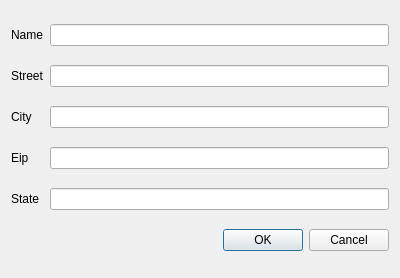
<?xml version="1.0" encoding="UTF-8"?>
<ui version="4.0">
 <class>editbox</class>
 <widget class="QDialog" name="editbox">
  <property name="geometry">
   <rect>
    <x>0</x>
    <y>0</y>
    <width>400</width>
    <height>278</height>
   </rect>
  </property>
  <property name="windowIcon">
   <iconset resource="res.qrc">
    <normaloff>:/icon/icon.png</normaloff>:/icon/icon.png</iconset>
  </property>
  <layout class="QGridLayout" name="gridLayout">
   <item row="8" column="0">
    <widget class="QLabel" name="label_4">
     <property name="text">
      <string>Eip</string>
     </property>
    </widget>
   </item>
   <item row="15" column="0" colspan="2">
    <widget class="QDialogButtonBox" name="buttonBox">
     <property name="orientation">
      <enum>Qt::Horizontal</enum>
     </property>
     <property name="standardButtons">
      <set>QDialogButtonBox::Cancel|QDialogButtonBox::Ok</set>
     </property>
    </widget>
   </item>
   <item row="13" column="0">
    <widget class="QLabel" name="label_5">
     <property name="text">
      <string>State</string>
     </property>
    </widget>
   </item>
   <item row="8" column="1">
    <widget class="QLineEdit" name="lineEdit_4"/>
   </item>
   <item row="2" column="1">
    <widget class="QLineEdit" name="lineEdit_1"/>
   </item>
   <item row="5" column="0">
    <widget class="QLabel" name="label_3">
     <property name="text">
      <string>City</string>
     </property>
    </widget>
   </item>
   <item row="2" column="0">
    <widget class="QLabel" name="label_1">
     <property name="text">
      <string>Name</string>
     </property>
    </widget>
   </item>
   <item row="3" column="0">
    <widget class="QLabel" name="label_2">
     <property name="text">
      <string>Street</string>
     </property>
    </widget>
   </item>
   <item row="5" column="1">
    <widget class="QLineEdit" name="lineEdit_3"/>
   </item>
   <item row="3" column="1">
    <widget class="QLineEdit" name="lineEdit_2"/>
   </item>
   <item row="13" column="1">
    <widget class="QLineEdit" name="lineEdit_5"/>
   </item>
  </layout>
 </widget>
 <tabstops>
  <tabstop>lineEdit_1</tabstop>
  <tabstop>lineEdit_2</tabstop>
  <tabstop>lineEdit_3</tabstop>
  <tabstop>lineEdit_4</tabstop>
  <tabstop>lineEdit_5</tabstop>
 </tabstops>
 <resources>
  <include location="res.qrc"/>
 </resources>
 <connections>
  <connection>
   <sender>buttonBox</sender>
   <signal>rejected()</signal>
   <receiver>editbox</receiver>
   <slot>reject()</slot>
   <hints>
    <hint type="sourcelabel">
     <x>316</x>
     <y>260</y>
    </hint>
    <hint type="destinationlabel">
     <x>286</x>
     <y>274</y>
    </hint>
   </hints>
  </connection>
 </connections>
</ui>
